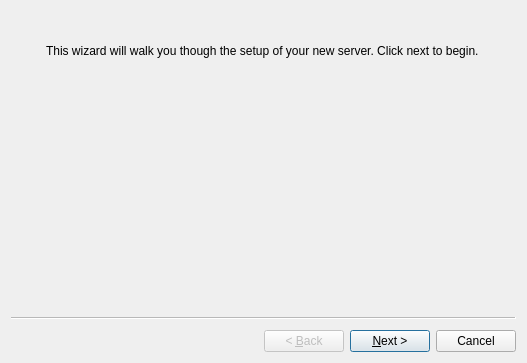
<?xml version="1.0" encoding="UTF-8"?>
<ui version="4.0">
 <class>wizardFreeBSD</class>
 <widget class="QWizard" name="wizardFreeBSD">
  <property name="geometry">
   <rect>
    <x>0</x>
    <y>0</y>
    <width>527</width>
    <height>363</height>
   </rect>
  </property>
  <property name="windowTitle">
   <string notr="true">PC-BSD</string>
  </property>
  <property name="windowIcon">
   <iconset resource="sysinstaller.qrc">
    <normaloff>:/modules/images/freebsd.png</normaloff>:/modules/images/freebsd.png</iconset>
  </property>
  <property name="wizardStyle">
   <enum>QWizard::ClassicStyle</enum>
  </property>
  <widget class="QWizardPage" name="Page_Intro">
   <layout class="QGridLayout" name="gridLayout">
    <item row="0" column="0" rowspan="3">
     <layout class="QVBoxLayout" name="verticalLayout_3">
      <item>
       <widget class="QLabel" name="label_2">
        <property name="sizePolicy">
         <sizepolicy hsizetype="Fixed" vsizetype="Fixed">
          <horstretch>0</horstretch>
          <verstretch>0</verstretch>
         </sizepolicy>
        </property>
        <property name="maximumSize">
         <size>
          <width>55</width>
          <height>55</height>
         </size>
        </property>
        <property name="text">
         <string/>
        </property>
        <property name="pixmap">
         <pixmap resource="sysinstaller.qrc">:/modules/images/pcbsd-server.png</pixmap>
        </property>
        <property name="scaledContents">
         <bool>true</bool>
        </property>
        <property name="alignment">
         <set>Qt::AlignCenter</set>
        </property>
       </widget>
      </item>
      <item>
       <spacer name="verticalSpacer_10">
        <property name="orientation">
         <enum>Qt::Vertical</enum>
        </property>
        <property name="sizeHint" stdset="0">
         <size>
          <width>20</width>
          <height>40</height>
         </size>
        </property>
       </spacer>
      </item>
     </layout>
    </item>
    <item row="0" column="1">
     <spacer name="verticalSpacer">
      <property name="orientation">
       <enum>Qt::Vertical</enum>
      </property>
      <property name="sizeType">
       <enum>QSizePolicy::Fixed</enum>
      </property>
      <property name="sizeHint" stdset="0">
       <size>
        <width>258</width>
        <height>18</height>
       </size>
      </property>
     </spacer>
    </item>
    <item row="1" column="1">
     <widget class="QLabel" name="label">
      <property name="sizePolicy">
       <sizepolicy hsizetype="MinimumExpanding" vsizetype="Preferred">
        <horstretch>0</horstretch>
        <verstretch>0</verstretch>
       </sizepolicy>
      </property>
      <property name="text">
       <string>This wizard will walk you though the setup of your new server. Click next to begin. </string>
      </property>
      <property name="wordWrap">
       <bool>true</bool>
      </property>
     </widget>
    </item>
    <item row="1" column="2" rowspan="2">
     <spacer name="horizontalSpacer_2">
      <property name="orientation">
       <enum>Qt::Horizontal</enum>
      </property>
      <property name="sizeType">
       <enum>QSizePolicy::Fixed</enum>
      </property>
      <property name="sizeHint" stdset="0">
       <size>
        <width>18</width>
        <height>178</height>
       </size>
      </property>
     </spacer>
    </item>
    <item row="2" column="1">
     <spacer name="verticalSpacer_2">
      <property name="orientation">
       <enum>Qt::Vertical</enum>
      </property>
      <property name="sizeType">
       <enum>QSizePolicy::MinimumExpanding</enum>
      </property>
      <property name="sizeHint" stdset="0">
       <size>
        <width>228</width>
        <height>163</height>
       </size>
      </property>
     </spacer>
    </item>
   </layout>
  </widget>
  <widget class="QWizardPage" name="Page_Root">
   <layout class="QGridLayout" name="gridLayout_3">
    <item row="0" column="0" rowspan="5">
     <layout class="QVBoxLayout" name="verticalLayout_2">
      <item>
       <widget class="QLabel" name="label_13">
        <property name="sizePolicy">
         <sizepolicy hsizetype="Fixed" vsizetype="Fixed">
          <horstretch>0</horstretch>
          <verstretch>0</verstretch>
         </sizepolicy>
        </property>
        <property name="maximumSize">
         <size>
          <width>55</width>
          <height>55</height>
         </size>
        </property>
        <property name="text">
         <string/>
        </property>
        <property name="pixmap">
         <pixmap resource="sysinstaller.qrc">:/modules/images/encrypted.png</pixmap>
        </property>
        <property name="scaledContents">
         <bool>true</bool>
        </property>
       </widget>
      </item>
      <item>
       <spacer name="verticalSpacer_9">
        <property name="orientation">
         <enum>Qt::Vertical</enum>
        </property>
        <property name="sizeHint" stdset="0">
         <size>
          <width>20</width>
          <height>118</height>
         </size>
        </property>
       </spacer>
      </item>
     </layout>
    </item>
    <item row="0" column="1">
     <spacer name="verticalSpacer_5">
      <property name="orientation">
       <enum>Qt::Vertical</enum>
      </property>
      <property name="sizeType">
       <enum>QSizePolicy::Fixed</enum>
      </property>
      <property name="sizeHint" stdset="0">
       <size>
        <width>268</width>
        <height>18</height>
       </size>
      </property>
     </spacer>
    </item>
    <item row="0" column="2" rowspan="5">
     <spacer name="horizontalSpacer_6">
      <property name="orientation">
       <enum>Qt::Horizontal</enum>
      </property>
      <property name="sizeType">
       <enum>QSizePolicy::Fixed</enum>
      </property>
      <property name="sizeHint" stdset="0">
       <size>
        <width>18</width>
        <height>198</height>
       </size>
      </property>
     </spacer>
    </item>
    <item row="1" column="1">
     <widget class="QLabel" name="label_3">
      <property name="text">
       <string>Please enter the root password for this server</string>
      </property>
     </widget>
    </item>
    <item row="2" column="1">
     <spacer name="verticalSpacer_3">
      <property name="orientation">
       <enum>Qt::Vertical</enum>
      </property>
      <property name="sizeType">
       <enum>QSizePolicy::Fixed</enum>
      </property>
      <property name="sizeHint" stdset="0">
       <size>
        <width>288</width>
        <height>17</height>
       </size>
      </property>
     </spacer>
    </item>
    <item row="3" column="1">
     <layout class="QGridLayout" name="gridLayout_2">
      <item row="0" column="0">
       <widget class="QLineEdit" name="lineRootPW">
        <property name="echoMode">
         <enum>QLineEdit::Password</enum>
        </property>
       </widget>
      </item>
      <item row="0" column="1">
       <widget class="QLabel" name="label_4">
        <property name="text">
         <string>Password</string>
        </property>
       </widget>
      </item>
      <item row="0" column="2">
       <spacer name="horizontalSpacer_3">
        <property name="orientation">
         <enum>Qt::Horizontal</enum>
        </property>
        <property name="sizeType">
         <enum>QSizePolicy::Minimum</enum>
        </property>
        <property name="sizeHint" stdset="0">
         <size>
          <width>40</width>
          <height>20</height>
         </size>
        </property>
       </spacer>
      </item>
      <item row="1" column="0">
       <widget class="QLineEdit" name="lineRootPW2">
        <property name="echoMode">
         <enum>QLineEdit::Password</enum>
        </property>
       </widget>
      </item>
      <item row="1" column="1" colspan="2">
       <widget class="QLabel" name="label_5">
        <property name="text">
         <string>Password (Repeat)</string>
        </property>
       </widget>
      </item>
      <item row="1" column="3">
       <spacer name="horizontalSpacer_4">
        <property name="orientation">
         <enum>Qt::Horizontal</enum>
        </property>
        <property name="sizeType">
         <enum>QSizePolicy::Minimum</enum>
        </property>
        <property name="sizeHint" stdset="0">
         <size>
          <width>40</width>
          <height>20</height>
         </size>
        </property>
       </spacer>
      </item>
     </layout>
    </item>
    <item row="4" column="1">
     <spacer name="verticalSpacer_4">
      <property name="orientation">
       <enum>Qt::Vertical</enum>
      </property>
      <property name="sizeHint" stdset="0">
       <size>
        <width>218</width>
        <height>97</height>
       </size>
      </property>
     </spacer>
    </item>
   </layout>
  </widget>
  <widget class="QWizardPage" name="Page_User">
   <layout class="QGridLayout" name="gridLayout_5">
    <item row="0" column="0" rowspan="5">
     <layout class="QVBoxLayout" name="verticalLayout">
      <item>
       <widget class="QLabel" name="label_12">
        <property name="sizePolicy">
         <sizepolicy hsizetype="Fixed" vsizetype="Fixed">
          <horstretch>0</horstretch>
          <verstretch>0</verstretch>
         </sizepolicy>
        </property>
        <property name="maximumSize">
         <size>
          <width>55</width>
          <height>55</height>
         </size>
        </property>
        <property name="text">
         <string/>
        </property>
        <property name="pixmap">
         <pixmap resource="sysinstaller.qrc">:/modules/images/add_user.png</pixmap>
        </property>
        <property name="scaledContents">
         <bool>true</bool>
        </property>
       </widget>
      </item>
      <item>
       <spacer name="verticalSpacer_7">
        <property name="orientation">
         <enum>Qt::Vertical</enum>
        </property>
        <property name="sizeHint" stdset="0">
         <size>
          <width>20</width>
          <height>78</height>
         </size>
        </property>
       </spacer>
      </item>
     </layout>
    </item>
    <item row="0" column="1" colspan="2">
     <spacer name="verticalSpacer_6">
      <property name="orientation">
       <enum>Qt::Vertical</enum>
      </property>
      <property name="sizeType">
       <enum>QSizePolicy::Fixed</enum>
      </property>
      <property name="sizeHint" stdset="0">
       <size>
        <width>326</width>
        <height>18</height>
       </size>
      </property>
     </spacer>
    </item>
    <item row="1" column="1" colspan="2">
     <widget class="QLabel" name="label_6">
      <property name="text">
       <string>Please create a user for this server</string>
      </property>
     </widget>
    </item>
    <item row="3" column="1">
     <layout class="QGridLayout" name="gridLayout_4">
      <item row="0" column="0">
       <widget class="QLineEdit" name="lineName"/>
      </item>
      <item row="0" column="1">
       <widget class="QLabel" name="label_7">
        <property name="text">
         <string>Name</string>
        </property>
       </widget>
      </item>
      <item row="1" column="0">
       <widget class="QLineEdit" name="lineUsername"/>
      </item>
      <item row="1" column="1">
       <widget class="QLabel" name="label_8">
        <property name="text">
         <string>Username</string>
        </property>
       </widget>
      </item>
      <item row="2" column="0">
       <widget class="QLineEdit" name="linePW">
        <property name="echoMode">
         <enum>QLineEdit::Password</enum>
        </property>
       </widget>
      </item>
      <item row="2" column="1">
       <widget class="QLabel" name="label_9">
        <property name="text">
         <string>Password</string>
        </property>
       </widget>
      </item>
      <item row="3" column="0">
       <widget class="QLineEdit" name="linePW2">
        <property name="echoMode">
         <enum>QLineEdit::Password</enum>
        </property>
       </widget>
      </item>
      <item row="3" column="1">
       <widget class="QLabel" name="label_10">
        <property name="text">
         <string>Password (Repeat)</string>
        </property>
       </widget>
      </item>
      <item row="4" column="0">
       <widget class="QComboBox" name="comboShell">
        <item>
         <property name="text">
          <string notr="true">/bin/csh</string>
         </property>
        </item>
        <item>
         <property name="text">
          <string notr="true">/bin/tcsh</string>
         </property>
        </item>
        <item>
         <property name="text">
          <string notr="true">/bin/sh</string>
         </property>
        </item>
       </widget>
      </item>
      <item row="4" column="1">
       <widget class="QLabel" name="label_11">
        <property name="text">
         <string>Default shell</string>
        </property>
       </widget>
      </item>
     </layout>
    </item>
    <item row="3" column="2">
     <spacer name="horizontalSpacer_7">
      <property name="orientation">
       <enum>Qt::Horizontal</enum>
      </property>
      <property name="sizeType">
       <enum>QSizePolicy::Fixed</enum>
      </property>
      <property name="sizeHint" stdset="0">
       <size>
        <width>18</width>
        <height>128</height>
       </size>
      </property>
     </spacer>
    </item>
    <item row="4" column="1">
     <spacer name="verticalSpacer_8">
      <property name="orientation">
       <enum>Qt::Vertical</enum>
      </property>
      <property name="sizeHint" stdset="0">
       <size>
        <width>299</width>
        <height>17</height>
       </size>
      </property>
     </spacer>
    </item>
    <item row="2" column="1">
     <spacer name="verticalSpacer_11">
      <property name="orientation">
       <enum>Qt::Vertical</enum>
      </property>
      <property name="sizeType">
       <enum>QSizePolicy::Fixed</enum>
      </property>
      <property name="sizeHint" stdset="0">
       <size>
        <width>20</width>
        <height>17</height>
       </size>
      </property>
     </spacer>
    </item>
   </layout>
  </widget>
  <widget class="QWizardPage" name="Page_Host">
   <layout class="QGridLayout" name="gridLayout_6">
    <item row="0" column="0" rowspan="8">
     <layout class="QVBoxLayout" name="verticalLayout_4">
      <item>
       <widget class="QLabel" name="label_14">
        <property name="sizePolicy">
         <sizepolicy hsizetype="Fixed" vsizetype="Fixed">
          <horstretch>0</horstretch>
          <verstretch>0</verstretch>
         </sizepolicy>
        </property>
        <property name="maximumSize">
         <size>
          <width>55</width>
          <height>55</height>
         </size>
        </property>
        <property name="text">
         <string/>
        </property>
        <property name="pixmap">
         <pixmap resource="sysinstaller.qrc">:/modules/images/systemsettings.png</pixmap>
        </property>
        <property name="scaledContents">
         <bool>true</bool>
        </property>
       </widget>
      </item>
      <item>
       <spacer name="verticalSpacer_12">
        <property name="orientation">
         <enum>Qt::Vertical</enum>
        </property>
        <property name="sizeHint" stdset="0">
         <size>
          <width>20</width>
          <height>78</height>
         </size>
        </property>
       </spacer>
      </item>
     </layout>
    </item>
    <item row="0" column="1">
     <spacer name="verticalSpacer_13">
      <property name="orientation">
       <enum>Qt::Vertical</enum>
      </property>
      <property name="sizeType">
       <enum>QSizePolicy::Fixed</enum>
      </property>
      <property name="sizeHint" stdset="0">
       <size>
        <width>299</width>
        <height>18</height>
       </size>
      </property>
     </spacer>
    </item>
    <item row="1" column="1">
     <widget class="QLabel" name="label_15">
      <property name="text">
       <string>Please enter a system hostname and remote login preference.</string>
      </property>
      <property name="wordWrap">
       <bool>true</bool>
      </property>
     </widget>
    </item>
    <item row="1" column="2" rowspan="7">
     <spacer name="horizontalSpacer">
      <property name="orientation">
       <enum>Qt::Horizontal</enum>
      </property>
      <property name="sizeType">
       <enum>QSizePolicy::Fixed</enum>
      </property>
      <property name="sizeHint" stdset="0">
       <size>
        <width>18</width>
        <height>197</height>
       </size>
      </property>
     </spacer>
    </item>
    <item row="2" column="1">
     <spacer name="verticalSpacer_14">
      <property name="orientation">
       <enum>Qt::Vertical</enum>
      </property>
      <property name="sizeType">
       <enum>QSizePolicy::Fixed</enum>
      </property>
      <property name="sizeHint" stdset="0">
       <size>
        <width>299</width>
        <height>13</height>
       </size>
      </property>
     </spacer>
    </item>
    <item row="3" column="1">
     <layout class="QHBoxLayout" name="horizontalLayout">
      <item>
       <widget class="QLineEdit" name="lineHostname"/>
      </item>
      <item>
       <widget class="QLabel" name="label_16">
        <property name="text">
         <string>Hostname</string>
        </property>
       </widget>
      </item>
      <item>
       <spacer name="horizontalSpacer_9">
        <property name="orientation">
         <enum>Qt::Horizontal</enum>
        </property>
        <property name="sizeHint" stdset="0">
         <size>
          <width>40</width>
          <height>20</height>
         </size>
        </property>
       </spacer>
      </item>
     </layout>
    </item>
    <item row="7" column="1">
     <spacer name="verticalSpacer_15">
      <property name="orientation">
       <enum>Qt::Vertical</enum>
      </property>
      <property name="sizeHint" stdset="0">
       <size>
        <width>299</width>
        <height>40</height>
       </size>
      </property>
     </spacer>
    </item>
    <item row="5" column="1">
     <spacer name="verticalSpacer_16">
      <property name="orientation">
       <enum>Qt::Vertical</enum>
      </property>
      <property name="sizeHint" stdset="0">
       <size>
        <width>20</width>
        <height>40</height>
       </size>
      </property>
     </spacer>
    </item>
    <item row="4" column="1">
     <widget class="QCheckBox" name="checkSSH">
      <property name="text">
       <string>Enable remote SSH login</string>
      </property>
     </widget>
    </item>
   </layout>
  </widget>
  <widget class="QWizardPage" name="wizardPage">
   <layout class="QGridLayout" name="gridLayout_8">
    <item row="0" column="0" rowspan="5">
     <layout class="QVBoxLayout" name="verticalLayout_6">
      <item>
       <widget class="QLabel" name="label_19">
        <property name="sizePolicy">
         <sizepolicy hsizetype="Fixed" vsizetype="Fixed">
          <horstretch>0</horstretch>
          <verstretch>0</verstretch>
         </sizepolicy>
        </property>
        <property name="maximumSize">
         <size>
          <width>55</width>
          <height>55</height>
         </size>
        </property>
        <property name="text">
         <string/>
        </property>
        <property name="pixmap">
         <pixmap resource="sysinstaller.qrc">:/modules/images/network.png</pixmap>
        </property>
        <property name="scaledContents">
         <bool>true</bool>
        </property>
       </widget>
      </item>
      <item>
       <spacer name="verticalSpacer_21">
        <property name="orientation">
         <enum>Qt::Vertical</enum>
        </property>
        <property name="sizeHint" stdset="0">
         <size>
          <width>20</width>
          <height>78</height>
         </size>
        </property>
       </spacer>
      </item>
     </layout>
    </item>
    <item row="0" column="1" colspan="2">
     <spacer name="verticalSpacer_22">
      <property name="orientation">
       <enum>Qt::Vertical</enum>
      </property>
      <property name="sizeType">
       <enum>QSizePolicy::Fixed</enum>
      </property>
      <property name="sizeHint" stdset="0">
       <size>
        <width>437</width>
        <height>18</height>
       </size>
      </property>
     </spacer>
    </item>
    <item row="1" column="1" colspan="2">
     <widget class="QLabel" name="label_20">
      <property name="text">
       <string>Please select a network device to configure for this system.</string>
      </property>
      <property name="wordWrap">
       <bool>true</bool>
      </property>
     </widget>
    </item>
    <item row="2" column="1" colspan="2">
     <spacer name="verticalSpacer_23">
      <property name="orientation">
       <enum>Qt::Vertical</enum>
      </property>
      <property name="sizeType">
       <enum>QSizePolicy::Fixed</enum>
      </property>
      <property name="sizeHint" stdset="0">
       <size>
        <width>437</width>
        <height>13</height>
       </size>
      </property>
     </spacer>
    </item>
    <item row="3" column="1">
     <layout class="QHBoxLayout" name="horizontalLayout_2">
      <item>
       <layout class="QVBoxLayout" name="verticalLayout_8">
        <item>
         <layout class="QVBoxLayout" name="verticalLayout_13">
          <item>
           <widget class="QLabel" name="label_21">
            <property name="text">
             <string>Network Interface</string>
            </property>
            <property name="alignment">
             <set>Qt::AlignRight|Qt::AlignTrailing|Qt::AlignVCenter</set>
            </property>
           </widget>
          </item>
          <item>
           <widget class="QLabel" name="textIP">
            <property name="text">
             <string>IP Address</string>
            </property>
            <property name="alignment">
             <set>Qt::AlignRight|Qt::AlignTrailing|Qt::AlignVCenter</set>
            </property>
           </widget>
          </item>
          <item>
           <widget class="QLabel" name="textNetmask">
            <property name="text">
             <string>Netmask</string>
            </property>
            <property name="alignment">
             <set>Qt::AlignRight|Qt::AlignTrailing|Qt::AlignVCenter</set>
            </property>
           </widget>
          </item>
          <item>
           <widget class="QLabel" name="textDNS">
            <property name="text">
             <string>Nameserver (DNS)</string>
            </property>
            <property name="alignment">
             <set>Qt::AlignRight|Qt::AlignTrailing|Qt::AlignVCenter</set>
            </property>
           </widget>
          </item>
         </layout>
        </item>
        <item>
         <layout class="QVBoxLayout" name="verticalLayout_11">
          <item>
           <widget class="QLabel" name="textDefaultRouter">
            <property name="enabled">
             <bool>true</bool>
            </property>
            <property name="text">
             <string>Gateway</string>
            </property>
            <property name="alignment">
             <set>Qt::AlignRight|Qt::AlignTrailing|Qt::AlignVCenter</set>
            </property>
           </widget>
          </item>
          <item>
           <widget class="QLabel" name="textIPv6">
            <property name="enabled">
             <bool>true</bool>
            </property>
            <property name="text">
             <string>IPv6 Address</string>
            </property>
            <property name="alignment">
             <set>Qt::AlignRight|Qt::AlignTrailing|Qt::AlignVCenter</set>
            </property>
           </widget>
          </item>
          <item>
           <widget class="QLabel" name="textIPv6DefaultRouter">
            <property name="text">
             <string>IPv6 Gateway</string>
            </property>
            <property name="alignment">
             <set>Qt::AlignRight|Qt::AlignTrailing|Qt::AlignVCenter</set>
            </property>
           </widget>
          </item>
          <item>
           <widget class="QLabel" name="textIPv6DNS">
            <property name="text">
             <string>IPv6 Nameserver</string>
            </property>
            <property name="alignment">
             <set>Qt::AlignRight|Qt::AlignTrailing|Qt::AlignVCenter</set>
            </property>
           </widget>
          </item>
         </layout>
        </item>
       </layout>
      </item>
      <item>
       <layout class="QVBoxLayout" name="verticalLayout_9">
        <item>
         <layout class="QVBoxLayout" name="verticalLayout_12">
          <item>
           <widget class="QComboBox" name="comboSelectNic">
            <property name="sizePolicy">
             <sizepolicy hsizetype="Expanding" vsizetype="Fixed">
              <horstretch>0</horstretch>
              <verstretch>0</verstretch>
             </sizepolicy>
            </property>
           </widget>
          </item>
          <item>
           <widget class="QLineEdit" name="lineIP">
            <property name="sizePolicy">
             <sizepolicy hsizetype="Expanding" vsizetype="Fixed">
              <horstretch>0</horstretch>
              <verstretch>0</verstretch>
             </sizepolicy>
            </property>
            <property name="inputMask">
             <string>000.000.000.000; </string>
            </property>
            <property name="alignment">
             <set>Qt::AlignCenter</set>
            </property>
           </widget>
          </item>
          <item>
           <widget class="QLineEdit" name="lineNetmask">
            <property name="sizePolicy">
             <sizepolicy hsizetype="Expanding" vsizetype="Fixed">
              <horstretch>0</horstretch>
              <verstretch>0</verstretch>
             </sizepolicy>
            </property>
            <property name="inputMask">
             <string>000.000.000.000; </string>
            </property>
            <property name="alignment">
             <set>Qt::AlignCenter</set>
            </property>
           </widget>
          </item>
          <item>
           <widget class="QLineEdit" name="lineDNS">
            <property name="sizePolicy">
             <sizepolicy hsizetype="Expanding" vsizetype="Fixed">
              <horstretch>0</horstretch>
              <verstretch>0</verstretch>
             </sizepolicy>
            </property>
            <property name="inputMask">
             <string>000.000.000.000; </string>
            </property>
            <property name="alignment">
             <set>Qt::AlignCenter</set>
            </property>
           </widget>
          </item>
         </layout>
        </item>
        <item>
         <layout class="QVBoxLayout" name="verticalLayout_7">
          <item>
           <widget class="QLineEdit" name="lineDefaultRouter">
            <property name="sizePolicy">
             <sizepolicy hsizetype="Expanding" vsizetype="Fixed">
              <horstretch>0</horstretch>
              <verstretch>0</verstretch>
             </sizepolicy>
            </property>
            <property name="inputMask">
             <string>000.000.000.000; </string>
            </property>
            <property name="alignment">
             <set>Qt::AlignCenter</set>
            </property>
           </widget>
          </item>
          <item>
           <widget class="QLineEdit" name="lineIPv6">
            <property name="sizePolicy">
             <sizepolicy hsizetype="Expanding" vsizetype="Fixed">
              <horstretch>0</horstretch>
              <verstretch>0</verstretch>
             </sizepolicy>
            </property>
            <property name="maxLength">
             <number>64</number>
            </property>
           </widget>
          </item>
          <item>
           <widget class="QLineEdit" name="lineIPv6DefaultRouter">
            <property name="sizePolicy">
             <sizepolicy hsizetype="Expanding" vsizetype="Fixed">
              <horstretch>0</horstretch>
              <verstretch>0</verstretch>
             </sizepolicy>
            </property>
            <property name="maxLength">
             <number>64</number>
            </property>
           </widget>
          </item>
          <item>
           <widget class="QLineEdit" name="lineIPv6DNS">
            <property name="sizePolicy">
             <sizepolicy hsizetype="Expanding" vsizetype="Fixed">
              <horstretch>0</horstretch>
              <verstretch>0</verstretch>
             </sizepolicy>
            </property>
            <property name="maxLength">
             <number>64</number>
            </property>
           </widget>
          </item>
         </layout>
        </item>
       </layout>
      </item>
     </layout>
    </item>
    <item row="3" column="2" rowspan="2">
     <spacer name="horizontalSpacer_8">
      <property name="orientation">
       <enum>Qt::Horizontal</enum>
      </property>
      <property name="sizeType">
       <enum>QSizePolicy::Fixed</enum>
      </property>
      <property name="sizeHint" stdset="0">
       <size>
        <width>18</width>
        <height>210</height>
       </size>
      </property>
     </spacer>
    </item>
    <item row="4" column="1">
     <spacer name="verticalSpacer_25">
      <property name="orientation">
       <enum>Qt::Vertical</enum>
      </property>
      <property name="sizeHint" stdset="0">
       <size>
        <width>20</width>
        <height>1</height>
       </size>
      </property>
     </spacer>
    </item>
   </layout>
  </widget>
  <widget class="QWizardPage" name="Page_AppCafe">
   <layout class="QGridLayout" name="gridLayout_11">
    <item row="0" column="0" rowspan="4">
     <layout class="QVBoxLayout" name="verticalLayout_10">
      <item>
       <widget class="QLabel" name="label_22">
        <property name="sizePolicy">
         <sizepolicy hsizetype="Fixed" vsizetype="Fixed">
          <horstretch>0</horstretch>
          <verstretch>0</verstretch>
         </sizepolicy>
        </property>
        <property name="maximumSize">
         <size>
          <width>55</width>
          <height>55</height>
         </size>
        </property>
        <property name="text">
         <string/>
        </property>
        <property name="pixmap">
         <pixmap resource="sysinstaller.qrc">:/modules/images/appcafe.png</pixmap>
        </property>
        <property name="scaledContents">
         <bool>true</bool>
        </property>
       </widget>
      </item>
      <item>
       <spacer name="verticalSpacer_26">
        <property name="orientation">
         <enum>Qt::Vertical</enum>
        </property>
        <property name="sizeHint" stdset="0">
         <size>
          <width>20</width>
          <height>78</height>
         </size>
        </property>
       </spacer>
      </item>
     </layout>
    </item>
    <item row="0" column="1">
     <spacer name="verticalSpacer_27">
      <property name="orientation">
       <enum>Qt::Vertical</enum>
      </property>
      <property name="sizeType">
       <enum>QSizePolicy::Fixed</enum>
      </property>
      <property name="sizeHint" stdset="0">
       <size>
        <width>437</width>
        <height>18</height>
       </size>
      </property>
     </spacer>
    </item>
    <item row="1" column="1">
     <widget class="QLabel" name="label_23">
      <property name="text">
       <string>Allow remote access to AppCafe? This allows you to manage packages and jails from a web-browser or mobile device.</string>
      </property>
      <property name="wordWrap">
       <bool>true</bool>
      </property>
     </widget>
    </item>
    <item row="2" column="1">
     <spacer name="verticalSpacer_24">
      <property name="orientation">
       <enum>Qt::Vertical</enum>
      </property>
      <property name="sizeType">
       <enum>QSizePolicy::Fixed</enum>
      </property>
      <property name="sizeHint" stdset="0">
       <size>
        <width>437</width>
        <height>13</height>
       </size>
      </property>
     </spacer>
    </item>
    <item row="3" column="1">
     <widget class="QGroupBox" name="groupAppCafe">
      <property name="title">
       <string>Enable AppCafe Remote</string>
      </property>
      <property name="checkable">
       <bool>true</bool>
      </property>
      <property name="checked">
       <bool>false</bool>
      </property>
      <layout class="QGridLayout" name="gridLayout_10">
       <item row="0" column="0">
        <layout class="QGridLayout" name="gridLayout_9">
         <item row="1" column="1">
          <widget class="QLineEdit" name="lineAppCafePass">
           <property name="echoMode">
            <enum>QLineEdit::Password</enum>
           </property>
          </widget>
         </item>
         <item row="0" column="1">
          <widget class="QLineEdit" name="lineAppCafeUser"/>
         </item>
         <item row="1" column="0">
          <widget class="QLabel" name="label_25">
           <property name="text">
            <string>Password:</string>
           </property>
          </widget>
         </item>
         <item row="0" column="0">
          <widget class="QLabel" name="label_24">
           <property name="text">
            <string>Username:</string>
           </property>
          </widget>
         </item>
         <item row="2" column="0">
          <widget class="QLabel" name="label_27">
           <property name="text">
            <string>Repeat:</string>
           </property>
          </widget>
         </item>
         <item row="2" column="1">
          <widget class="QLineEdit" name="lineAppCafePass2">
           <property name="echoMode">
            <enum>QLineEdit::Password</enum>
           </property>
          </widget>
         </item>
         <item row="3" column="0">
          <widget class="QLabel" name="label_26">
           <property name="text">
            <string>Port</string>
           </property>
          </widget>
         </item>
         <item row="3" column="1">
          <widget class="QSpinBox" name="spinAppCafePort">
           <property name="minimum">
            <number>1024</number>
           </property>
           <property name="maximum">
            <number>65535</number>
           </property>
           <property name="value">
            <number>8885</number>
           </property>
          </widget>
         </item>
         <item row="3" column="2">
          <spacer name="horizontalSpacer_10">
           <property name="orientation">
            <enum>Qt::Horizontal</enum>
           </property>
           <property name="sizeHint" stdset="0">
            <size>
             <width>40</width>
             <height>20</height>
            </size>
           </property>
          </spacer>
         </item>
        </layout>
       </item>
       <item row="1" column="0">
        <spacer name="verticalSpacer_28">
         <property name="orientation">
          <enum>Qt::Vertical</enum>
         </property>
         <property name="sizeHint" stdset="0">
          <size>
           <width>20</width>
           <height>59</height>
          </size>
         </property>
        </spacer>
       </item>
      </layout>
     </widget>
    </item>
   </layout>
  </widget>
  <widget class="QWizardPage" name="Page_Optional">
   <layout class="QGridLayout" name="gridLayout_7">
    <item row="0" column="0" rowspan="6">
     <layout class="QVBoxLayout" name="verticalLayout_5">
      <item>
       <widget class="QLabel" name="label_17">
        <property name="sizePolicy">
         <sizepolicy hsizetype="Fixed" vsizetype="Fixed">
          <horstretch>0</horstretch>
          <verstretch>0</verstretch>
         </sizepolicy>
        </property>
        <property name="maximumSize">
         <size>
          <width>55</width>
          <height>55</height>
         </size>
        </property>
        <property name="text">
         <string/>
        </property>
        <property name="pixmap">
         <pixmap resource="sysinstaller.qrc">:/modules/images/systemsettings.png</pixmap>
        </property>
        <property name="scaledContents">
         <bool>true</bool>
        </property>
       </widget>
      </item>
      <item>
       <spacer name="verticalSpacer_17">
        <property name="orientation">
         <enum>Qt::Vertical</enum>
        </property>
        <property name="sizeHint" stdset="0">
         <size>
          <width>20</width>
          <height>78</height>
         </size>
        </property>
       </spacer>
      </item>
     </layout>
    </item>
    <item row="0" column="1">
     <spacer name="verticalSpacer_18">
      <property name="orientation">
       <enum>Qt::Vertical</enum>
      </property>
      <property name="sizeType">
       <enum>QSizePolicy::Fixed</enum>
      </property>
      <property name="sizeHint" stdset="0">
       <size>
        <width>238</width>
        <height>18</height>
       </size>
      </property>
     </spacer>
    </item>
    <item row="1" column="1">
     <widget class="QLabel" name="label_18">
      <property name="sizePolicy">
       <sizepolicy hsizetype="MinimumExpanding" vsizetype="Preferred">
        <horstretch>0</horstretch>
        <verstretch>0</verstretch>
       </sizepolicy>
      </property>
      <property name="text">
       <string>Please select any optional features to install.</string>
      </property>
      <property name="wordWrap">
       <bool>true</bool>
      </property>
     </widget>
    </item>
    <item row="1" column="2" rowspan="5">
     <spacer name="horizontalSpacer_5">
      <property name="orientation">
       <enum>Qt::Horizontal</enum>
      </property>
      <property name="sizeType">
       <enum>QSizePolicy::Fixed</enum>
      </property>
      <property name="sizeHint" stdset="0">
       <size>
        <width>18</width>
        <height>197</height>
       </size>
      </property>
     </spacer>
    </item>
    <item row="2" column="1">
     <spacer name="verticalSpacer_19">
      <property name="orientation">
       <enum>Qt::Vertical</enum>
      </property>
      <property name="sizeType">
       <enum>QSizePolicy::Fixed</enum>
      </property>
      <property name="sizeHint" stdset="0">
       <size>
        <width>248</width>
        <height>13</height>
       </size>
      </property>
     </spacer>
    </item>
    <item row="3" column="1">
     <widget class="QCheckBox" name="checkSrc">
      <property name="text">
       <string>Install system sources (/usr/src)</string>
      </property>
     </widget>
    </item>
    <item row="4" column="1">
     <widget class="QCheckBox" name="checkPorts">
      <property name="text">
       <string>Install ports tree (/usr/ports)</string>
      </property>
     </widget>
    </item>
    <item row="5" column="1">
     <spacer name="verticalSpacer_20">
      <property name="orientation">
       <enum>Qt::Vertical</enum>
      </property>
      <property name="sizeHint" stdset="0">
       <size>
        <width>218</width>
        <height>107</height>
       </size>
      </property>
     </spacer>
    </item>
   </layout>
  </widget>
 </widget>
 <resources>
  <include location="sysinstaller.qrc"/>
 </resources>
 <connections/>
</ui>
